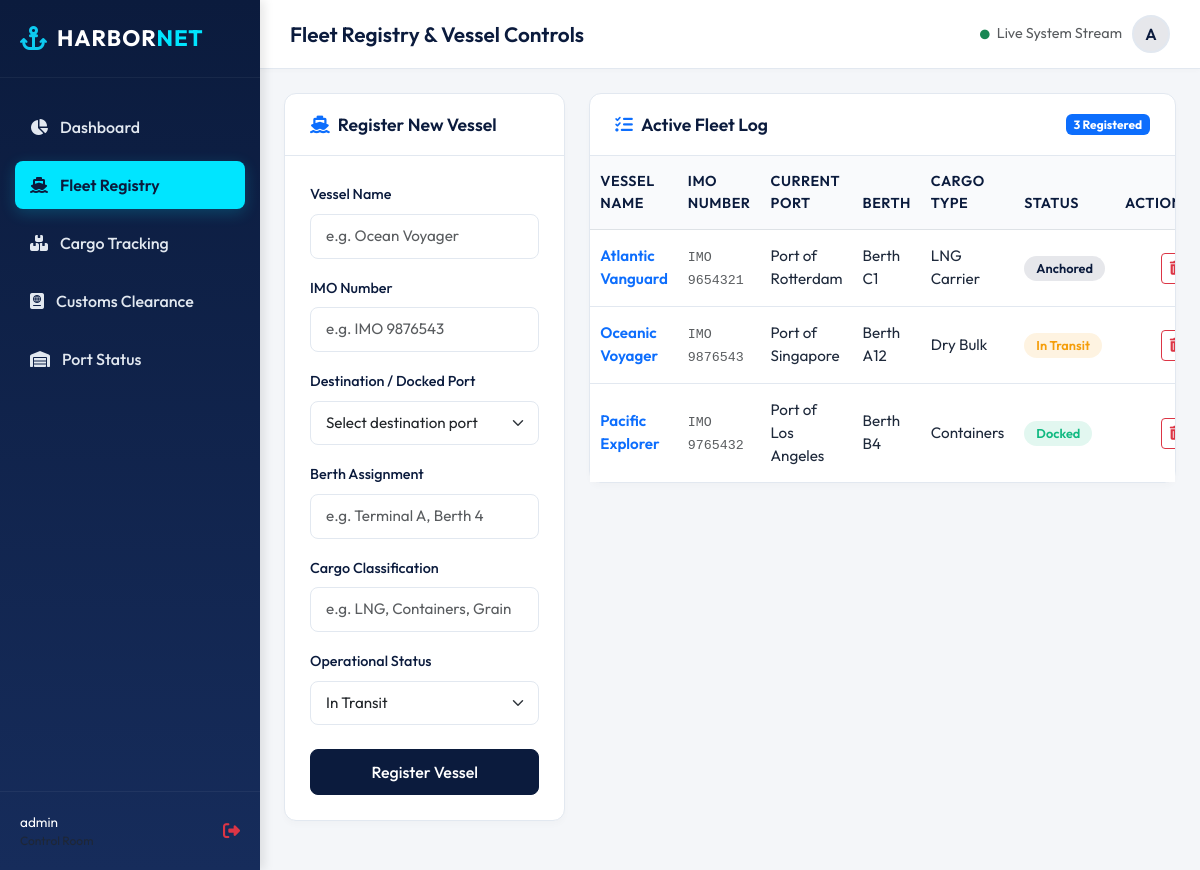
Screenshot of /vessels (signed in) with the database file from the repository.
### tables this page shows
CREATE TABLE vessels (
        id INTEGER PRIMARY KEY AUTOINCREMENT,
        vessel_name TEXT NOT NULL,
        imo_number TEXT UNIQUE NOT NULL,
        port_name TEXT NOT NULL,
        berth_number TEXT NOT NULL,
        cargo_type TEXT NOT NULL,
        status TEXT NOT NULL
    );

### app.py (the view, shortened to what this page needs)
@app.route('/vessels', methods=['GET', 'POST'])
@login_required
def vessels():
    conn = get_db_connection()
    vessels_list = conn.execute("SELECT * FROM vessels ORDER BY vessel_name").fetchall()
    ports_list = conn.execute("SELECT port_name, country FROM ports WHERE operational_status = 'Active'").fetchall()
    conn.close()
    return render_template('vessels.html', vessels=vessels_list, ports=ports_list)

### app.py (called while the page is built)
def get_db_connection():
    conn = sqlite3.connect(DATABASE)
    conn.row_factory = sqlite3.Row
    return conn

def login_required(f):
    from functools import wraps
    @wraps(f)
    def decorated_function(*args, **kwargs):
        if 'user_id' not in session:
            flash("Authorization required. Please authenticate.", "warning")
            return redirect(url_for('login'))
        return f(*args, **kwargs)
    return decorated_function

### templates/vessels.html (shortened to what this page needs)
{% extends 'base.html' %}
{% block page_title %}Fleet Registry & Vessel Controls{% endblock %}
{% block content %}
<div class="row g-4">
    <div class="col-12 col-lg-4">
        <div class="custom-card">
            <div class="custom-card-header">
                <h4 class="custom-card-title"><i class="fa-solid fa-ship text-primary me-2"></i>Register New Vessel</h4>
            </div>
            <div class="custom-card-body">
                <form action="{{ url_for('vessels') }}" method="POST">
                    <div class="mb-3">
                        <label for="vessel_name" class="form-label">Vessel Name</label>
                        <input type="text" class="form-control" id="vessel_name" name="vessel_name" placeholder="e.g. Ocean Voyager" required>
                    </div>
                    <div class="mb-3">
                        <label for="imo_number" class="form-label">IMO Number</label>
                        <input type="text" class="form-control" id="imo_number" name="imo_number" placeholder="e.g. IMO 9876543" required>
                    </div>
                    <div class="mb-3">
                        <label for="port_name" class="form-label">Destination / Docked Port</label>
                        <select class="form-select" id="port_name" name="port_name" required>
                            <option value="" disabled selected>Select destination port</option>
                        </select>
                    </div>
                    <div class="mb-3">
                        <label for="berth_number" class="form-label">Berth Assignment</label>
                        <input type="text" class="form-control" id="berth_number" name="berth_number" placeholder="e.g. Terminal A, Berth 4" required>
                    </div>
                    <div class="mb-3">
                        <label for="cargo_type" class="form-label">Cargo Classification</label>
                        <input type="text" class="form-control" id="cargo_type" name="cargo_type" placeholder="e.g. LNG, Containers, Grain" required>
                    </div>
                    <div class="mb-4">
                        <label for="status" class="form-label">Operational Status</label>
                        <select class="form-select" id="status" name="status" required>
                            <option value="In Transit" selected>In Transit</option>
                        </select>
                    </div>
                    <button type="submit" class="btn btn-primary w-100">Register Vessel</button>
                </form>
            </div>
        </div>
    </div>
    <div class="col-12 col-lg-8">
        <div class="custom-card">
            <div class="custom-card-header">
                <h4 class="custom-card-title"><i class="fa-solid fa-list-check text-primary me-2"></i>Active Fleet Log</h4>
                <span class="badge bg-primary">{{ vessels | length }} Registered</span>
            </div>
            <div class="custom-card-body p-0">
                <div class="table-responsive">
                    <table class="table align-middle">
                        <thead>
                            <tr>
                                <th>Vessel Name</th>
                                <th>IMO Number</th>
                                <th>Current Port</th>
                                <th>Berth</th>
                                <th>Cargo Type</th>
                                <th>Status</th>
                                <th class="text-end">Actions</th>
                            </tr>
                        </thead>
                        <tbody>
                            {% if vessels %}
                                {% for vessel in vessels %}
                                <tr>
                                    <td class="fw-semibold text-primary">{{ vessel.vessel_name }}</td>
                                    <td><code class="text-muted">{{ vessel.imo_number }}</code></td>
                                    <td>{{ vessel.port_name }}</td>
                                    <td>{{ vessel.berth_number }}</td>
                                    <td>{{ vessel.cargo_type }}</td>
                                    <td>
                                        {% set clean_status = vessel.status | lower | replace(' ', '') %}
                                        <span class="badge badge-status status-{{ clean_status }}">
                                            {{ vessel.status }}
                                        </span>
                                    </td>
                                    <td class="text-end">
                                        <form action="{{ url_for('delete_vessel', vessel_id=vessel.id) }}" method="POST" style="display:inline;" onsubmit="return confirm('Are you sure you want to de-register this vessel?');">
                                            <button type="submit" class="btn btn-sm btn-outline-danger" title="De-register Vessel">
                                                <i class="fa-solid fa-trash-can"></i>
                                            </button>
                                        </form>
                                    </td>
                                </tr>
                                {% endfor %}
                            {% else %}
                                <tr>
                                    <td colspan="7" class="text-center py-4 text-muted">No vessels currently registered in the database. Use the registry form to add your first vessel.</td>
                                </tr>
                            {% endif %}
                        </tbody>
                    </table>
                </div>
            </div>
        </div>
    </div>
</div>
{% endblock %}

### templates/base.html (shortened to what this page needs)
<!DOCTYPE html>
<html lang="en">
<head>
    <link href="https://cdn.jsdelivr.net/npm/bootstrap@5.3.3/dist/css/bootstrap.min.css" rel="stylesheet">
    <link rel="stylesheet" href="https://cdnjs.cloudflare.com/ajax/libs/font-awesome/6.4.2/css/all.min.css" />
    <link rel="stylesheet" href="{{ url_for('static', filename='style.css') }}">
</head>
<body>
    <div class="wrapper">
        <nav id="sidebar">
            <div class="sidebar-header">
                <i class="fa-solid fa-anchor fa-xl text-info"></i>
                <h3>HARBOR<span>NET</span></h3>
            </div>
            <ul class="list-unstyled components">
                <li class="{% if request.endpoint == 'dashboard' %}active{% endif %}">
                    <a href="{{ url_for('dashboard') }}">
                        <i class="fa-solid fa-chart-pie"></i> Dashboard
                    </a>
                </li>
                <li class="{% if request.endpoint == 'vessels' %}active{% endif %}">
                    <a href="{{ url_for('vessels') }}">
                        <i class="fa-solid fa-ship"></i> Fleet Registry
                    </a>
                </li>
                <li class="{% if request.endpoint == 'cargo' %}active{% endif %}">
                    <a href="{{ url_for('cargo') }}">
                        <i class="fa-solid fa-boxes-stacked"></i> Cargo Tracking
                    </a>
                </li>
                <li class="{% if request.endpoint == 'customs' %}active{% endif %}">
                    <a href="{{ url_for('customs') }}">
                        <i class="fa-solid fa-passport"></i> Customs Clearance
                    </a>
                </li>
                <li class="{% if request.endpoint == 'ports' %}active{% endif %}">
                    <a href="{{ url_for('ports') }}">
                        <i class="fa-solid fa-warehouse"></i> Port Status
                    </a>
                </li>
            </ul>
            <div class="sidebar-footer">
                <div class="d-flex align-items-center justify-content-between">
                    <div>
                        <span class="d-block text-white font-weight-bold">{{ session.get('username', 'Operator') }}</span>
                        <span class="d-block text-muted" style="font-size: 0.75rem;">Control Room</span>
                    </div>
                    <a href="{{ url_for('logout') }}" class="text-danger" title="Logout System">
                    </a>
                </div>
            </div>
        </nav>
        <div id="content">
            <div class="top-navbar">
                <h1 class="page-title">{% block page_title %}Platform Dashboard{% endblock %}</h1>
                <div class="user-profile">
                    <span class="text-muted d-none d-md-inline" style="font-size: 0.9rem;">
                        <i class="fa-solid fa-circle text-success me-1" style="font-size: 0.6rem;"></i> Live System Stream
                    </span>
                    <div class="user-avatar" title="{{ session.get('username', 'O') }}">
                        {{ session.get('username', 'O')[:1] | upper }}
                    </div>
                </div>
            </div>
            <div class="container-fluid p-4">
                {% block content %}{% endblock %}
            </div>
        </div>
    </div>
</body>
</html>

### static/style.css (style rules this page uses)
:root { --primary-color: #0b1b3d; --secondary-color: #162c5b; --accent-color: #00e5ff; --accent-dark: #00b8d4; --bg-light: #f4f6f9; --bg-card: #ffffff; --text-dark: #1e293b; --text-muted: #64748b; --text-light: #e2e8f0; --border-color: #e2e8f0; --success: #10b981; --warning: #f59e0b; --danger: #ef4444; }
body { font-family: 'Outfit', sans-serif; background-color: var(--bg-light); color: var(--text-dark); overflow-x: hidden; margin: 0; padding: 0; }
.wrapper { display: flex; width: 100%; align-items: stretch; }
#sidebar { min-width: 260px; max-width: 260px; background: linear-gradient(180deg, var(--primary-color) 0%, var(--secondary-color) 100%); color: var(--text-light); transition: all 0.3s; min-height: 100vh; box-shadow: 4px 0 10px rgba(0, 0, 0, 0.1); display: flex; flex-direction: column; z-index: 1000; }
#sidebar .sidebar-header { padding: 25px 20px; border-bottom: 1px solid rgba(255, 255, 255, 0.05); display: flex; align-items: center; gap: 10px; }
#sidebar .sidebar-header h3 { margin: 0; font-size: 1.4rem; font-weight: 700; letter-spacing: 1px; color: #ffffff; }
#sidebar .sidebar-header h3 span { color: var(--accent-color); }
#sidebar ul.components { padding: 20px 0; flex-grow: 1; }
#sidebar ul li { padding: 5px 15px; }
#sidebar ul li a { padding: 12px 15px; font-size: 1rem; font-weight: 500; display: flex; align-items: center; gap: 12px; color: var(--text-light); text-decoration: none; border-radius: 8px; transition: all 0.2s ease-in-out; }
#sidebar ul li.active > a { color: var(--primary-color); background: var(--accent-color); font-weight: 600; box-shadow: 0 4px 15px rgba(0, 229, 255, 0.2); }
#sidebar ul li.active > a i { color: var(--primary-color); }
#sidebar .sidebar-footer { padding: 20px; border-top: 1px solid rgba(255, 255, 255, 0.05); font-size: 0.85rem; color: var(--text-muted); }
#content { width: 100%; min-height: 100vh; transition: all 0.3s; display: flex; flex-direction: column; }
.top-navbar { background-color: var(--bg-card); border-bottom: 1px solid var(--border-color); padding: 15px 30px; display: flex; justify-content: space-between; align-items: center; box-shadow: 0 2px 4px rgba(0,0,0,0.02); }
.top-navbar .page-title { font-size: 1.3rem; font-weight: 600; margin: 0; color: var(--primary-color); }
.user-profile { display: flex; align-items: center; gap: 10px; }
.user-avatar { width: 38px; height: 38px; border-radius: 50%; background-color: rgba(11, 27, 61, 0.1); color: var(--primary-color); display: flex; align-items: center; justify-content: center; font-weight: 600; border: 2px solid var(--border-color); }
.custom-card { background: var(--bg-card); border-radius: 12px; border: 1px solid var(--border-color); box-shadow: 0 4px 6px rgba(0, 0, 0, 0.02); margin-bottom: 25px; }
.custom-card-header { padding: 20px 25px; border-bottom: 1px solid var(--border-color); display: flex; justify-content: space-between; align-items: center; background: transparent; }
.custom-card-title { font-size: 1.1rem; font-weight: 600; color: var(--primary-color); margin: 0; }
.custom-card-body { padding: 25px; }
.table { margin-bottom: 0; }
.table th { font-weight: 600; color: var(--primary-color); border-top: none; padding: 15px 10px; background: rgba(244, 246, 249, 0.5); font-size: 0.9rem; text-transform: uppercase; letter-spacing: 0.5px; }
.table td { padding: 15px 10px; vertical-align: middle; color: var(--text-dark); font-size: 0.95rem; border-bottom: 1px solid var(--border-color); }
.table tbody tr:last-child td { border-bottom: none; }
.badge-status { font-size: 0.8rem; font-weight: 600; padding: 6px 12px; border-radius: 50px; }
.status-active, .status-cleared, .status-docked { background-color: rgba(16, 185, 129, 0.12); color: var(--success); }
.status-pending, .status-intransit { background-color: rgba(245, 158, 11, 0.12); color: var(--warning); }
.status-anchored, .status-maintenance, .status-loaded { background-color: rgba(11, 27, 61, 0.1); color: var(--primary-color); }
.form-label { font-weight: 500; color: var(--primary-color); font-size: 0.9rem; margin-bottom: 8px; }
.form-control, .form-select { border-radius: 8px; border: 1px solid var(--border-color); padding: 10px 15px; font-size: 0.95rem; transition: all 0.2s ease-in-out; }
.btn-primary { background-color: var(--primary-color); border-color: var(--primary-color); padding: 10px 20px; font-weight: 500; border-radius: 8px; transition: all 0.2s; }

### rows the page displays
vessels: vessel_name "Atlantic Vanguard", imo_number "IMO 9654321", port_name "Port of Rotterdam", berth_number "Berth C1", cargo_type "LNG Carrier", status "Anchored"
vessels: vessel_name "Oceanic Voyager", imo_number "IMO 9876543", port_name "Port of Singapore", berth_number "Berth A12", cargo_type "Dry Bulk", status "In Transit"
vessels: vessel_name "Pacific Explorer", imo_number "IMO 9765432", port_name "Port of Los Angeles", berth_number "Berth B4", cargo_type "Containers", status "Docked"

### other values shown
{{ session.get('username', 'Operator') }} "admin"
{{ session.get('username', 'O')[:1] | upper }} "A"
{{ vessels | length }} "3"
